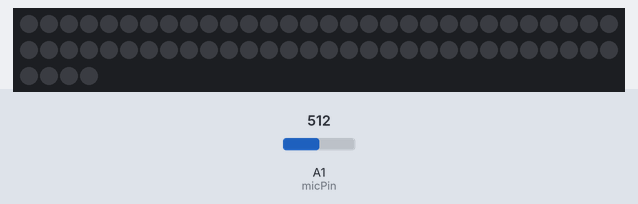
Recording of a sketch running on a simulated Arduino Uno, built with avr-gcc and run on an emulated ATmega328P. Parts: 64 RGB LEDs in strip order, left to right, continuing on the next row. The inputs (shaded band) are chosen by the test bench; at power-on: A1 (micPin) = 512.

Above: at 1.2 s.
1.3 s: A1 (micPin) set to 0
At 1.36 s:
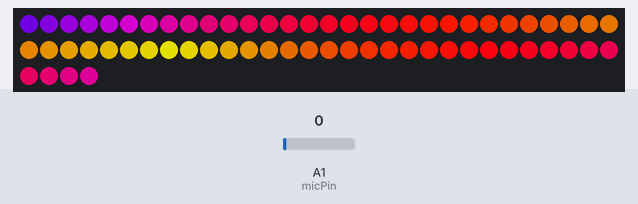
At 1.94 s:
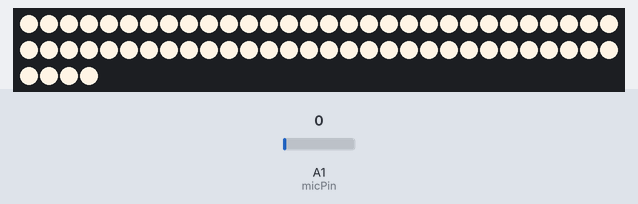
3.2 s: A1 (micPin) set to 122
At 3.75 s:
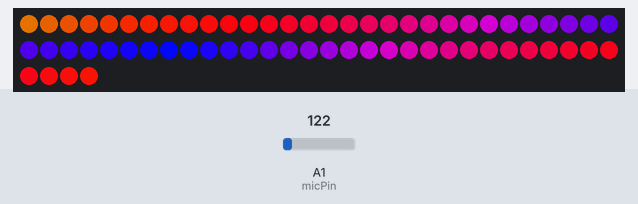
Timing chart, 0 to 6.2 s (numbered marks = the images above; inputs shaded):
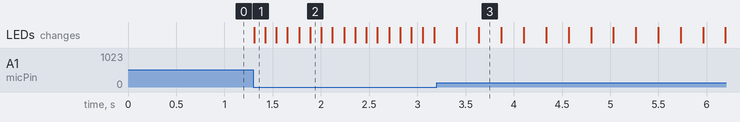

Measured:
- after the input at 1.3 s, the LEDs: change at once (image 1)

The sketch:

clapLight.ino
```cpp
#include <FastLED.h>

// these constants won't change:
const int ledPin = 5;
const int micPin = A1;

//Light Source  R G B Values
//Warm Fluorescent  255, 244, 229
//Standard Fluorescent  244, 255, 250
//Cool White Fluorescent  212, 235, 255
//Full Spectrum Fluorescent 255, 244, 242

const int numLeds = 64;
const int brightness[3] = {255, 244, 229};

// set up the led array
CRGB leds[numLeds];

const int micThreshold = 5;
const int numModes = 4;

const int changeTimeout = 100;
const int updateTimeout = 200;
int changeTimeoutCount = 0;
int updateTimeoutCount = updateTimeout;

// these variables will change:
int currentMode = 0;

void ledModeHigh() {
    for( int i = 0; i < numLeds; i++) {
      leds[i] = CRGB(brightness[0], brightness[1], brightness[2]);
    }
    FastLED.show();
}

void ledModeLow() {
    for( int i = 0; i < numLeds; i++) {
      leds[i] = CRGB(brightness[0]/5, brightness[1]/5, brightness[2]/5);
    }
    FastLED.show();
}


// There are several different palettes of colors demonstrated here.
//
// FastLED provides several 'preset' palettes: RainbowColors_p, RainbowStripeColors_p,
// OceanColors_p, CloudColors_p, LavaColors_p, ForestColors_p, and PartyColors_p.
//
void ledModeParty() {
    static uint8_t colorIndex = 0;
    for( int i = 0; i < numLeds; i++) {
        leds[i] = ColorFromPalette( PartyColors_p, colorIndex, brightness[0], LINEARBLEND);
        colorIndex += 3;
    }
    FastLED.show();

}

void ledModeOff() {
    for( int i = 0; i < numLeds; i++) {
      leds[i] = CRGB::Black;
    }
    FastLED.show();
}

void changeMode() {
    // cycle through the modes
    currentMode++;
    if (currentMode == numModes) {
      currentMode = 0;
    }
}

void setup() {
    // add the leds
    FastLED.addLeds<WS2812, ledPin, GRB>(leds, numLeds);
    // turn on the mic pin
    pinMode(micPin, INPUT);
    // and let's keep track
    Serial.begin(9600);       // use the serial port
    // start off
    ledModeOff();
}


void loop() {
  int current = analogRead(micPin);
  // if the volume maxes out we see big spikes at the top and bottom of the wave - change mode
  //  Serial.print(current);
  //  Serial.print("\n");
  if (current <= micThreshold && changeTimeoutCount >= changeTimeout) {
    changeMode();
    // make sure we don't change modes again for a bit - to let the sound
    // quiet down
    changeTimeoutCount = 0;
    // and make sure the leds update next round
    updateTimeoutCount = 0;
  } else {
    changeTimeoutCount++;
  }

  if (updateTimeoutCount <= 0) {
    switch (currentMode) {
        case 1:
           ledModeParty();
        break;
        case 2:
           ledModeHigh();
        break;
        case 3:
           ledModeLow();
        break;
        default:
           ledModeOff();
        break;
    }
    // reset update timer - so we don't update again for a bit
    updateTimeoutCount = updateTimeout;

  } else {
    updateTimeoutCount--;
  }
  delay(1);        // delay in between reads for stability
}
```
